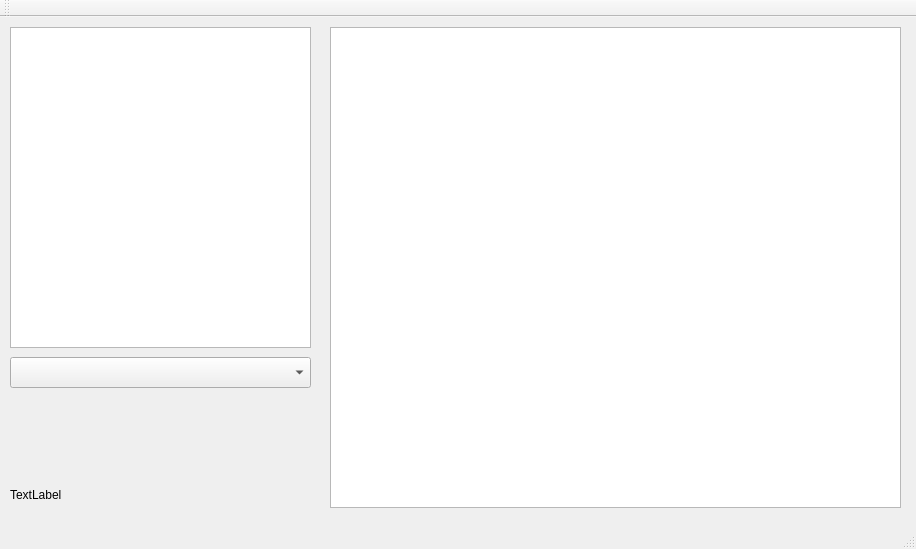
<?xml version="1.0" encoding="UTF-8"?>
<ui version="4.0">
 <class>MainWindow</class>
 <widget class="QMainWindow" name="MainWindow">
  <property name="geometry">
   <rect>
    <x>0</x>
    <y>0</y>
    <width>916</width>
    <height>549</height>
   </rect>
  </property>
  <property name="windowTitle">
   <string>MainWindow</string>
  </property>
  <widget class="QWidget" name="centralWidget">
   <widget class="QLabel" name="label_db">
    <property name="geometry">
     <rect>
      <x>10</x>
      <y>470</y>
      <width>91</width>
      <height>16</height>
     </rect>
    </property>
    <property name="text">
     <string>TextLabel</string>
    </property>
   </widget>
   <widget class="QTableView" name="tableView_Printeri">
    <property name="geometry">
     <rect>
      <x>10</x>
      <y>10</y>
      <width>301</width>
      <height>321</height>
     </rect>
    </property>
   </widget>
   <widget class="QComboBox" name="comboBox_Lokacije">
    <property name="geometry">
     <rect>
      <x>10</x>
      <y>340</y>
      <width>301</width>
      <height>31</height>
     </rect>
    </property>
   </widget>
   <widget class="QGraphicsView" name="graphicsView_Printeri">
    <property name="geometry">
     <rect>
      <x>330</x>
      <y>10</y>
      <width>571</width>
      <height>481</height>
     </rect>
    </property>
   </widget>
  </widget>
  <widget class="QMenuBar" name="menuBar">
   <property name="geometry">
    <rect>
     <x>0</x>
     <y>0</y>
     <width>916</width>
     <height>21</height>
    </rect>
   </property>
  </widget>
  <widget class="QToolBar" name="mainToolBar">
   <attribute name="toolBarArea">
    <enum>TopToolBarArea</enum>
   </attribute>
   <attribute name="toolBarBreak">
    <bool>false</bool>
   </attribute>
  </widget>
  <widget class="QStatusBar" name="statusBar"/>
 </widget>
 <layoutdefault spacing="6" margin="11"/>
 <resources/>
 <connections/>
</ui>
